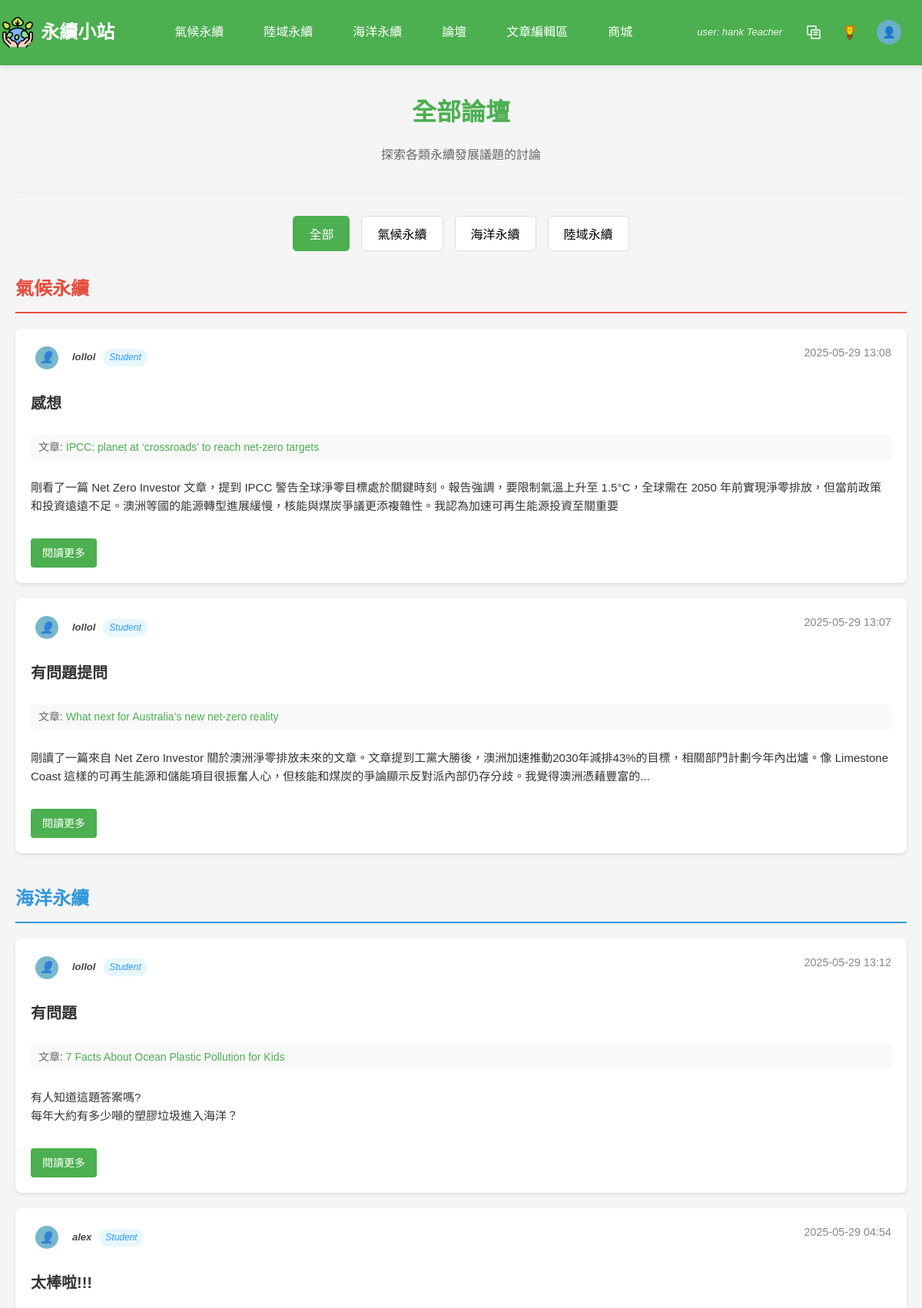
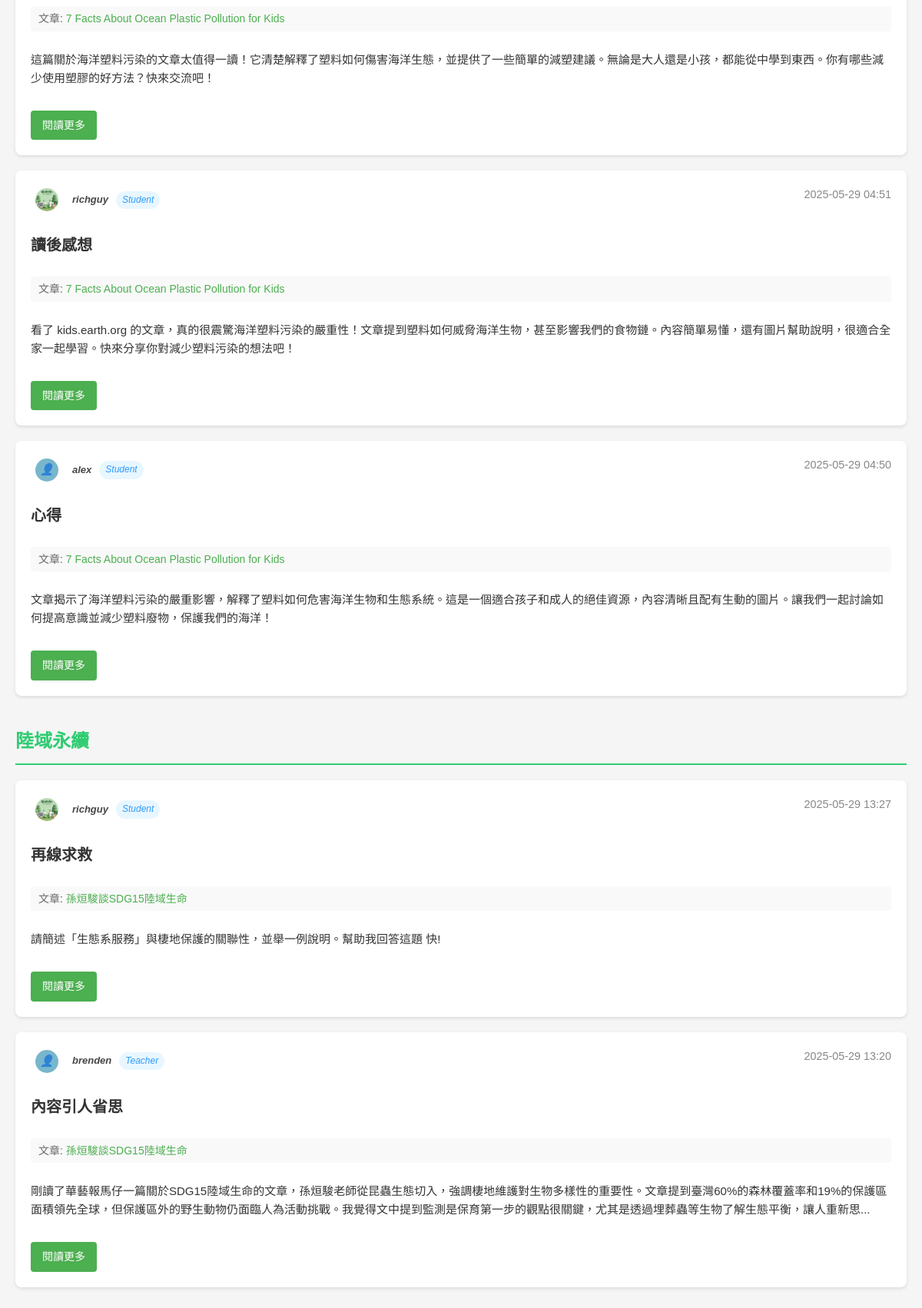
/php/all_forums.php (signed in), run on the app's committed database (2 pictures, top to bottom).
### tables this page shows
CREATE TABLE `communitypost` (
  `PostID` int(11) NOT NULL COMMENT '貼文編號 (PK)',
  `Content` text NOT NULL COMMENT '貼文內容',
  `ImageURL` varchar(255) DEFAULT NULL COMMENT '圖片網址',
  `PostDate` datetime DEFAULT current_timestamp() COMMENT '發文日期',
  `Title` varchar(50) DEFAULT NULL COMMENT '標題',
  `UserID` int(11) NOT NULL COMMENT 'FK to User',
  `ArticleID` int(11) DEFAULT NULL COMMENT '關聯的文章ID'
);

CREATE TABLE `user` (
  `UserID` int(11) NOT NULL COMMENT '使用者編號 (PK)',
  `Username` varchar(50) DEFAULT NULL COMMENT '使用者名稱',
  `Email` varchar(100) NOT NULL COMMENT '電子郵件',
  `Password` varchar(255) NOT NULL COMMENT '密碼 (加密儲存)',
  `JoinDate` datetime DEFAULT current_timestamp() COMMENT '註冊時間',
  `Status` enum('Student','Teacher','Admin') NOT NULL DEFAULT 'Student' COMMENT '使用者身份',
  `reset_token` varchar(255) DEFAULT NULL,
  `token_expire` datetime DEFAULT NULL,
  `AvatarURL` varchar(255) DEFAULT NULL,
  `BackgroundURL` varchar(255) DEFAULT NULL
);

CREATE TABLE `article` (
  `ArticleID` int(11) NOT NULL COMMENT '文章編號 (PK)',
  `Title` varchar(100) NOT NULL COMMENT '標題',
  `Category` varchar(50) NOT NULL COMMENT '分類',
  `ImageURL` varchar(255) DEFAULT NULL COMMENT '圖片網址',
  `Description` text DEFAULT NULL COMMENT '簡介',
  `ArticleURL` varchar(255) NOT NULL COMMENT '文章網址',
  `UserID` int(11) NOT NULL,
  `Content` longtext DEFAULT NULL COMMENT '文章內容',
  `created_at` timestamp NOT NULL DEFAULT current_timestamp(),
  `teacher_summary` longtext DEFAULT NULL COMMENT '老師重點整理'
);

### php/all_forums.php (the view, shortened to what this page needs)
<?php
include 'db_connect.php';
$categories = [
    'sdg13' => ['name' => '氣候永續', 'posts' => []],
    'sdg14' => ['name' => '海洋永續', 'posts' => []],
    'sdg15' => ['name' => '陸域永續', 'posts' => []]
];
$sql = "SELECT cp.*, u.Username, u.Status, u.AvatarURL, a.Category, a.Title as ArticleTitle
        FROM communitypost cp
        JOIN user u ON cp.UserID = u.UserID
        LEFT JOIN article a ON cp.ArticleID = a.ArticleID
        ORDER BY cp.PostDate DESC";
$result = $conn->query($sql);
if ($result && $result->num_rows > 0) {
    while ($row = $result->fetch_assoc()) {
        $category = $row['Category'] ?? '';
        $categories[$category]['posts'][] = $row;
    }
}
?>
<!DOCTYPE html>
<html lang="zh-TW">
<head>
    <link rel="stylesheet" href="../css/nav3.css">
    <link rel="stylesheet" href="../css/all_forums.css">
    <link rel="stylesheet" href="https://cdnjs.cloudflare.com/ajax/libs/font-awesome/5.15.4/css/all.min.css">
</head>
<body>
    <header>
        <?php include "nav.php"; ?>
    </header>
    <div class="forums-container">
        <div class="forums-header">
            <h1>全部論壇</h1>
            <p>探索各類永續發展議題的討論</p>
        </div>
        <div class="category-tabs">
            <button class="tab-btn active" data-category="all">全部</button>
            <button class="tab-btn" data-category="sdg13"><?php echo $categories['sdg13']['name']; ?></button>
            <button class="tab-btn" data-category="sdg14"><?php echo $categories['sdg14']['name']; ?></button>
            <button class="tab-btn" data-category="sdg15"><?php echo $categories['sdg15']['name']; ?></button>
        </div>
        <?php foreach ($categories as $categoryKey => $category): ?>
            <div class="category-section" id="<?php echo $categoryKey; ?>-section">
                <h2 class="category-title"><?php echo $category['name']; ?></h2>
                <div class="posts-container">
                    <?php if (empty($category['posts'])): ?>
                        <div class="no-posts">
                            <p>目前還沒有<?php echo $category['name']; ?>相關的貼文</p>
                        </div>
                    <?php else: ?>
                        <?php foreach ($category['posts'] as $post): ?>
                            <div class="post-card" data-category="<?php echo $categoryKey; ?>">
                                <div class="post-header">
                                    <div class="user-info">
                                        <?php if (!empty($post['AvatarURL'])): ?>
                                            <img src="../<?php echo htmlspecialchars($post['AvatarURL']); ?>" alt="用戶頭像" class="user-avatar" style="width: 30px; height: 30px; border-radius: 50%; margin-right: 8px;">
                                        <?php else: ?>
                                            <div class="default-avatar" style="width: 30px; height: 30px; border-radius: 50%; background: #6aafc7; display: flex; align-items: center; justify-content: center; margin-right: 8px; overflow: hidden;">
                                                <span style="font-size: 0.9rem; color: white;">👤</span>
                                            </div>
                                        <?php endif; ?>
                                        <span class="username"><?php echo htmlspecialchars($post['Username']); ?></span>
                                        <?php if (!empty($post['Status'])): ?>
                                            <span class="user-status" style="background-color: #e6f7ff; color: #1890ff; padding: 2px 8px; border-radius: 12px; font-size: 12px;"><?php echo htmlspecialchars($post['Status']); ?></span>
                                        <?php endif; ?>
                                    </div>
                                    <span class="post-date"><?php echo date('Y-m-d H:i', strtotime($post['PostDate'])); ?></span>
                                </div>
                                <h3 class="post-title">
                                    <a href="discuss.php?post_id=<?php echo $post['PostID']; ?>"><?php echo htmlspecialchars($post['Title']); ?></a>
                                </h3>
                                <div class="article-reference">
                                    <?php if (isset($post['ArticleTitle']) && !empty($post['ArticleTitle'])): ?>
                                        <span>文章: </span>
                                        <a href="article.php?id=<?php echo $post['ArticleID']; ?>"><?php echo htmlspecialchars($post['ArticleTitle']); ?></a>
                                    <?php else: ?>
                                        <span>獨立討論</span>
                                    <?php endif; ?>
                                </div>
                                <div class="post-content">
                                    <?php
                                        $content_preview = mb_substr(strip_tags($post['Content']), 0, 150, 'UTF-8');
                                        if (mb_strlen(strip_tags($post['Content']), 'UTF-8') > 150) {
                                            $content_preview .= '...';
                                        }
                                        echo nl2br(htmlspecialchars($content_preview));
                                    ?>
                                </div>
                                <a href="discuss.php?post_id=<?php echo $post['PostID']; ?>" class="read-more-btn">閱讀更多</a>
                            </div>
                        <?php endforeach; ?>
                    <?php endif; ?>
                </div>
            </div>
        <?php endforeach; ?>
    </div>
</body>
</html>

### css/nav3.css (style rules this page uses)
body, html { margin: 0; padding: 0; height: 100%; }

### css/all_forums.css (style rules this page uses)
:root { --primary-color: #4CAF50; --primary-hover: #45a049; --text-dark: #333; --text-muted: #666; --text-light: #888; --bg-light: #f8f9fa; --error-bg: #f8d7da; --error-text: #721c24; --shadow: 0 2px 4px rgba(0, 0, 0, 0.1); --climate-color: #e74c3c; --ocean-color: #3498db; --land-color: #2ecc71; }
body { font-family: 'Microsoft JhengHei', Arial, sans-serif; background-color: #f5f5f5; color: var(--text-dark); line-height: 1.6; margin: 0; padding: 0; }
.forums-container { max-width: 1200px; margin: 80px auto 20px; padding: 20px; }
.forums-header { text-align: center; margin-bottom: 30px; padding-bottom: 20px; border-bottom: 1px solid #eee; }
.forums-header h1 { font-size: 32px; color: var(--primary-color); margin-bottom: 10px; }
.forums-header p { font-size: 16px; color: var(--text-muted); }
.category-tabs { display: flex; justify-content: center; gap: 15px; margin-bottom: 30px; flex-wrap: wrap; }
.tab-btn { padding: 10px 20px; background-color: #fff; border: 1px solid #ddd; border-radius: 5px; cursor: pointer; font-size: 16px; transition: all 0.3s ease; }
.tab-btn.active { background-color: var(--primary-color); color: white; border-color: var(--primary-color); }
.category-section { margin-bottom: 40px; }
.category-title { font-size: 24px; color: var(--primary-color); padding-bottom: 10px; border-bottom: 2px solid var(--primary-color); margin-bottom: 20px; }
#sdg13-section .category-title { color: var(--climate-color); border-bottom-color: var(--climate-color); }
#sdg14-section .category-title { color: var(--ocean-color); border-bottom-color: var(--ocean-color); }
#sdg15-section .category-title { color: var(--land-color); border-bottom-color: var(--land-color); }
.posts-container { display: flex; flex-direction: column; gap: 20px; }
.post-card { background: white; border-radius: 8px; box-shadow: var(--shadow); padding: 20px; transition: transform 0.2s, box-shadow 0.2s; display: flex; flex-direction: column; gap: 15px; }
.post-header { display: flex; justify-content: space-between; align-items: flex-start; margin-bottom: 10px; }
.user-info { display: flex; align-items: center; gap: 10px; }
.username { font-weight: bold; color: var(--text-dark); }
.post-date { color: var(--text-light); font-size: 0.9em; }
.post-title { margin: 0 0 10px 0; }
.post-title a { color: var(--text-dark); text-decoration: none; font-size: 20px; font-weight: bold; }
.article-reference { font-size: 14px; color: var(--text-muted); margin-bottom: 10px; padding: 5px 10px; background-color: #f9f9f9; border-radius: 4px; display: inline-block; }
.article-reference a { color: var(--primary-color); text-decoration: none; }
.post-content { color: var(--text-dark); line-height: 1.6; margin-bottom: 15px; font-size: 15px; }
.read-more-btn { display: inline-block; padding: 8px 15px; background-color: var(--primary-color); color: white; text-decoration: none; border-radius: 4px; font-size: 14px; transition: background-color 0.3s; align-self: flex-start; }

### php/nav.php (style rules this page uses)
.user-info { font-size: 13px; margin-right: 8px; color: #ffffff; font-style: italic; opacity: 0.9; padding: 3px 6px; }
.default-avatar { width: 32px; height: 32px; border-radius: 50%; background: #6aafc7; display: flex; align-items: center; justify-content: center; overflow: hidden; }

### data on the page
communitypost: UserID.Username "lollol", UserID.Status "Student", PostDate "2025-05-29 13:08", Title "感想", ArticleID.Title "IPCC: planet at ‘crossroads’ to reach net-zero targets", Content "剛看了一篇 Net Zero Investor 文章，提到 IPCC 警告全球淨零目標處於關鍵時刻。報告強調，要限制氣溫上升至 1.5°C，全球需在 2050 年前實現淨零排放，但當前政策和投資遠遠不足。澳洲等國的能源轉型進展緩慢，核能與煤炭爭議更添複雜性。我認為加速可再生能源投資至關重要"
communitypost: UserID.Username "lollol", UserID.Status "Student", PostDate "2025-05-29 13:07", Title "有問題提問", ArticleID.Title "What next for Australia’s new net-zero reality", Content "剛讀了一篇來自 Net Zero Investor 關於澳洲淨零排放未來的文章。文章提到工黨大勝後，澳洲加速推動2030年減排43%的目標，相關部門計劃今年內出爐。像 Limestone Coast 這樣的可再生能源和儲能項目很振奮人心，但核能和煤炭的爭論顯示反對派內部仍存分歧。我覺得澳洲憑藉豐富的..."
communitypost: UserID.Username "lollol", UserID.Status "Student", PostDate "2025-05-29 13:12", Title "有問題", ArticleID.Title "7 Facts About Ocean Plastic Pollution for Kids", Content "有人知道這題答案嗎? 每年大約有多少噸的塑膠垃圾進入海洋？"
communitypost: UserID.Username "alex", UserID.Status "Student", PostDate "2025-05-29 04:54", Title "太棒啦!!!", ArticleID.Title "7 Facts About Ocean Plastic Pollution for Kids", Content "這篇關於海洋塑料污染的文章太值得一讀！它清楚解釋了塑料如何傷害海洋生態，並提供了一些簡單的減塑建議。無論是大人還是小孩，都能從中學到東西。你有哪些減少使用塑膠的好方法？快來交流吧！"
communitypost: UserID.AvatarURL (picture), UserID.Username "richguy", UserID.Status "Student", PostDate "2025-05-29 04:51", Title "讀後感想", ArticleID.Title "7 Facts About Ocean Plastic Pollution for Kids", Content "看了 kids.earth.org 的文章，真的很震驚海洋塑料污染的嚴重性！文章提到塑料如何威脅海洋生物，甚至影響我們的食物鏈。內容簡單易懂，還有圖片幫助說明，很適合全家一起學習。快來分享你對減少塑料污染的想法吧！"
communitypost: UserID.Username "alex", UserID.Status "Student", PostDate "2025-05-29 04:50", Title "心得", ArticleID.Title "7 Facts About Ocean Plastic Pollution for Kids", Content "文章揭示了海洋塑料污染的嚴重影響，解釋了塑料如何危害海洋生物和生態系統。這是一個適合孩子和成人的絕佳資源，內容清晰且配有生動的圖片。讓我們一起討論如何提高意識並減少塑料廢物，保護我們的海洋！"
communitypost: UserID.AvatarURL (picture), UserID.Username "richguy", UserID.Status "Student", PostDate "2025-05-29 13:27", Title "再線求救", ArticleID.Title "孫烜駿談SDG15陸域生命", Content "請簡述「生態系服務」與棲地保護的關聯性，並舉一例說明。幫助我回答這題 快!"
communitypost: UserID.Username "brenden", UserID.Status "Teacher", PostDate "2025-05-29 13:20", Title "內容引人省思", ArticleID.Title "孫烜駿談SDG15陸域生命", Content "剛讀了華藝報馬仔一篇關於SDG15陸域生命的文章，孫烜駿老師從昆蟲生態切入，強調棲地維護對生物多樣性的重要性。文章提到臺灣60%的森林覆蓋率和19%的保護區面積領先全球，但保護區外的野生動物仍面臨人為活動挑戰。我覺得文中提到監測是保育第一步的觀點很關鍵，尤其是透過埋葬蟲等生物了解生態平衡，讓人重新思..."

### other printed values
$_SESSION['username'] "hank"
$_SESSION['role'] "Teacher"
$categories['sdg13']['name'] "氣候永續"
$categories['sdg14']['name'] "海洋永續"
$categories['sdg15']['name'] "陸域永續"
$category['name'] "氣候永續"
$category['name'] "海洋永續"
$category['name'] "陸域永續"
